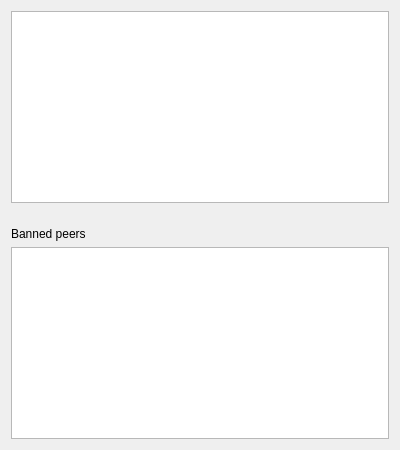
         <widget class="QWidget" name="widget_1" native="true">
          <property name="sizePolicy">
           <sizepolicy hsizetype="MinimumExpanding" vsizetype="Preferred">
            <horstretch>1</horstretch>
            <verstretch>0</verstretch>
           </sizepolicy>
          </property>
          <property name="minimumSize">
           <size>
            <width>400</width>
            <height>0</height>
           </size>
          </property>
          <layout class="QVBoxLayout" name="verticalLayout_7">
           <item>
            <widget class="QTableView" name="peerWidget">
             <property name="tabKeyNavigation">
              <bool>false</bool>
             </property>
             <property name="sortingEnabled">
              <bool>true</bool>
             </property>
             <attribute name="horizontalHeaderHighlightSections">
              <bool>false</bool>
             </attribute>
            </widget>
           </item>
           <item>
            <widget class="QLabel" name="banHeading">
             <property name="sizePolicy">
              <sizepolicy hsizetype="Preferred" vsizetype="Minimum">
               <horstretch>0</horstretch>
               <verstretch>0</verstretch>
              </sizepolicy>
             </property>
             <property name="minimumSize">
              <size>
               <width>0</width>
               <height>32</height>
              </size>
             </property>
             <property name="maximumSize">
              <size>
               <width>16777215</width>
               <height>32</height>
              </size>
             </property>
             <property name="cursor">
              <cursorShape>IBeamCursor</cursorShape>
             </property>
             <property name="text">
              <string>Banned peers</string>
             </property>
             <property name="alignment">
              <set>Qt::AlignBottom|Qt::AlignLeading|Qt::AlignLeft</set>
             </property>
             <property name="wordWrap">
              <bool>true</bool>
             </property>
             <property name="textInteractionFlags">
              <set>Qt::NoTextInteraction</set>
             </property>
            </widget>
           </item>
           <item>
            <widget class="QTableView" name="banlistWidget">
             <property name="tabKeyNavigation">
              <bool>false</bool>
             </property>
             <property name="sortingEnabled">
              <bool>true</bool>
             </property>
             <attribute name="horizontalHeaderHighlightSections">
              <bool>false</bool>
             </attribute>
            </widget>
           </item>
          </layout>
         </widget>
